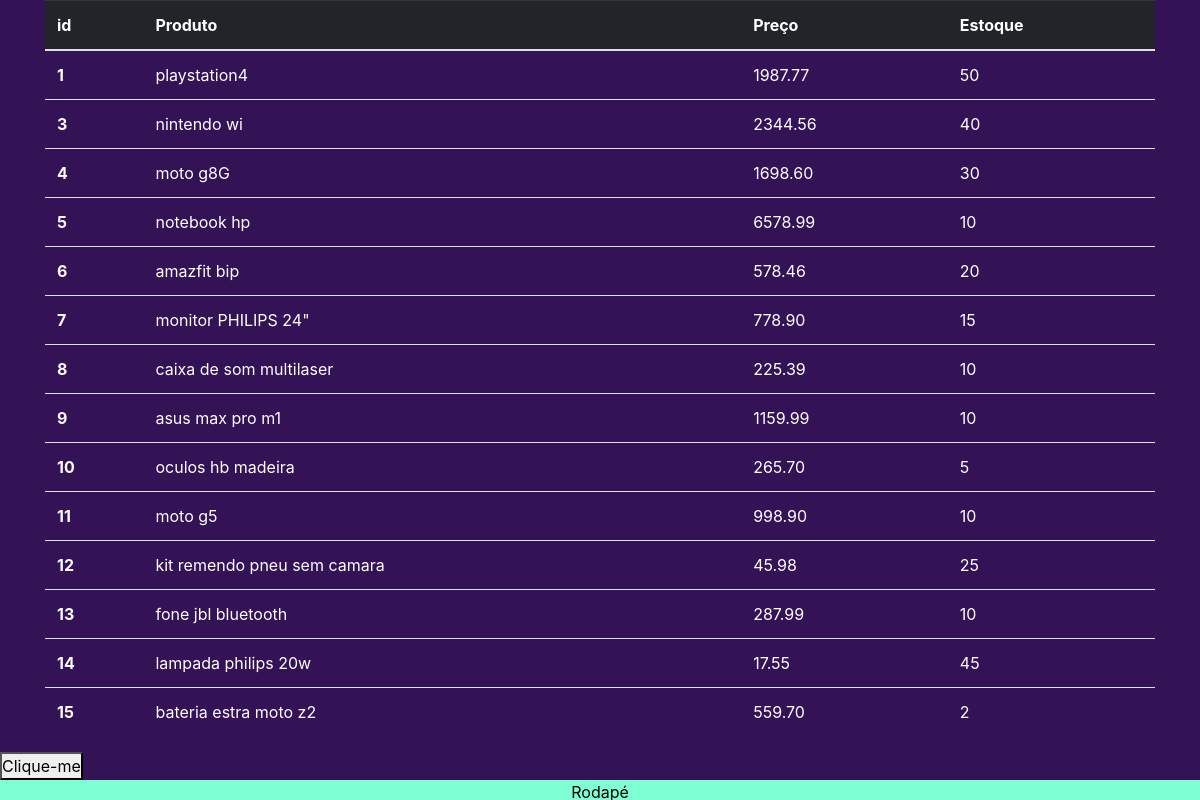
The page / on the database its author committed.
### core/models.py (models this page shows, shortened)
class Produto(models.Model):
    id = models.AutoField(auto_created=True, primary_key=True, serialize=False, verbose_name='ID')
    nome = models.CharField('Nome', max_length=100)
    preco = models.DecimalField('Preço', decimal_places=2, max_digits=9)
    estoque = models.IntegerField('Quantidade em estoque')

### core/views.py (the view)
# urls.py: path('', index, name='index'),
def index(request):
    produtos = Produto.objects.all()
    context = {
        'curso': 'Programação django',
        'produtos': produtos
    }
    return render(request, 'index.html', context)

### core/templates/index.html (shortened to what this page needs)
{% load static %}
<!DOCTYPE html>
<html lang="pt-br">
<head>
    <link rel="stylesheet" href="https://stackpath.bootstrapcdn.com/bootstrap/4.1.3/css/bootstrap.min.css">
    <link rel="stylesheet" href="{% static 'css/estilos.css' %}">
</head>
<body>
    <div class="container">
        <table class="table table-hover ">
            <thead class="thead-dark">
                <tr>
                    <th scope="col">id</th>
                    <th scope="col">Produto</th>
                    <th scope="col">Preço</th>
                    <th scope="col">Estoque</th>
                </tr>
            </thead>
            <tr>
                <tbody>
                    {% for produto in produtos %}
                    <tr>
                        <th scope="row">{{ produto.id }}</th>
                        <td> <a href="{% url 'produto' produto.id %}"> {{ produto.nome }}</a></td>
                        <td>{{ produto.preco }}</td>
                        <td>{{ produto.estoque }}</td>
                    </tr>
                    {% endfor %}
                </tbody>
            </tr>
        </table>
    </div>
    <button onclick="teste();">Clique-me</button>
    <div class="footer">
        Rodapé
    </div>
</body>
</html>

### core/static/css/estilos.css (style rules this page uses)
* { margin: 0; padding: 0; }
body { height: 10%; width: 100%; background-color: #341256; color: #ffffff; }
a { text-decoration: none; color: #ffffff; }
.footer { text-align: center; background-color: aquamarine; width: 100%; color: black; position: absolute; }

### rows shown on the page
Produto: id "1", nome "playstation4", preco "1987.77", estoque "50"
Produto: id "3", nome "nintendo wi", preco "2344.56", estoque "40"
Produto: id "4", nome "moto g8G", preco "1698.60", estoque "30"
Produto: id "5", nome "notebook hp", preco "6578.99", estoque "10"
Produto: id "6", nome "amazfit bip", preco "578.46", estoque "20"
Produto: id "7", nome "monitor PHILIPS 24\"", preco "778.90", estoque "15"
Produto: id "8", nome "caixa de som multilaser", preco "225.39", estoque "10"
Produto: id "9", nome "asus max pro m1", preco "1159.99", estoque "10"
Produto: id "10", nome "oculos hb madeira", preco "265.70", estoque "5"
Produto: id "11", nome "moto g5", preco "998.90", estoque "10"
Produto: id "12", nome "kit remendo pneu sem camara", preco "45.98", estoque "25"
Produto: id "13", nome "fone jbl bluetooth", preco "287.99", estoque "10"
Produto: id "14", nome "lampada philips 20w", preco "17.55", estoque "45"
Produto: id "15", nome "bateria estra moto z2", preco "559.70", estoque "2"
